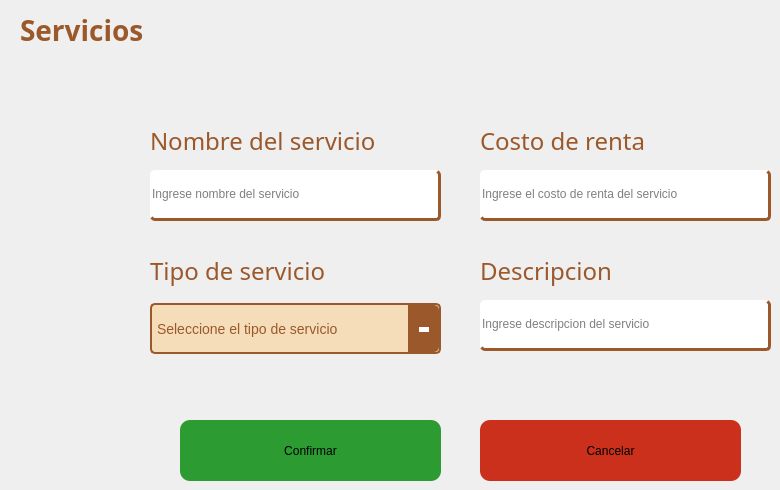
            <widget class="QWidget" name="tab_4">
             <attribute name="title">
              <string>Servicios</string>
             </attribute>
             <widget class="QLabel" name="label_2">
              <property name="geometry">
               <rect>
                <x>20</x>
                <y>10</y>
                <width>251</width>
                <height>41</height>
               </rect>
              </property>
              <property name="font">
               <font>
                <family>Adwaita Sans</family>
                <pointsize>-1</pointsize>
                <bold>true</bold>
               </font>
              </property>
              <property name="styleSheet">
               <string notr="true">color: rgba(155, 88, 43, 1.0);
font-size: 28px;</string>
              </property>
              <property name="text">
               <string>Servicios</string>
              </property>
             </widget>
             <widget class="QLineEdit" name="sNombreSer">
              <property name="geometry">
               <rect>
                <x>150</x>
                <y>170</y>
                <width>291</width>
                <height>51</height>
               </rect>
              </property>
              <property name="styleSheet">
               <string notr="true">color: rgb(0, 0, 0);
border-radius: 5px;
border-bottom: 3px solid rgba(155, 88, 43, 1.0);
border-right: 3px solid  rgba(155, 88, 43, 1.0);</string>
              </property>
              <property name="text">
               <string/>
              </property>
              <property name="placeholderText">
               <string>Ingrese nombre del servicio</string>
              </property>
             </widget>
             <widget class="QPushButton" name="sConfirmar">
              <property name="geometry">
               <rect>
                <x>180</x>
                <y>420</y>
                <width>261</width>
                <height>61</height>
               </rect>
              </property>
              <property name="cursor">
               <cursorShape>PointingHandCursor</cursorShape>
              </property>
              <property name="styleSheet">
               <string notr="true">border-radius: 10px;
background-color: #2B9B32;</string>
              </property>
              <property name="text">
               <string>Confirmar</string>
              </property>
             </widget>
             <widget class="QPushButton" name="sCancelar">
              <property name="geometry">
               <rect>
                <x>480</x>
                <y>420</y>
                <width>261</width>
                <height>61</height>
               </rect>
              </property>
              <property name="cursor">
               <cursorShape>PointingHandCursor</cursorShape>
              </property>
              <property name="styleSheet">
               <string notr="true">border-radius: 10px;
background-color: #CA301B;</string>
              </property>
              <property name="text">
               <string>Cancelar</string>
              </property>
             </widget>
             <widget class="QLineEdit" name="sDescripcion">
              <property name="geometry">
               <rect>
                <x>480</x>
                <y>300</y>
                <width>291</width>
                <height>51</height>
               </rect>
              </property>
              <property name="styleSheet">
               <string notr="true">color: rgb(0, 0, 0);
border-radius: 5px;
border-bottom: 3px solid rgba(155, 88, 43, 1.0);
border-right: 3px solid  rgba(155, 88, 43, 1.0);</string>
              </property>
              <property name="text">
               <string/>
              </property>
              <property name="placeholderText">
               <string>Ingrese descripcion del servicio</string>
              </property>
             </widget>
             <widget class="QLineEdit" name="sCostoRenta">
              <property name="geometry">
               <rect>
                <x>480</x>
                <y>170</y>
                <width>291</width>
                <height>51</height>
               </rect>
              </property>
              <property name="styleSheet">
               <string notr="true">color: rgb(0, 0, 0);
border-radius: 5px;
border-bottom: 3px solid rgba(155, 88, 43, 1.0);
border-right: 3px solid  rgba(155, 88, 43, 1.0);</string>
              </property>
              <property name="text">
               <string/>
              </property>
              <property name="placeholderText">
               <string>Ingrese el costo de renta del servicio</string>
              </property>
             </widget>
             <widget class="QLabel" name="label_3">
              <property name="geometry">
               <rect>
                <x>150</x>
                <y>120</y>
                <width>291</width>
                <height>41</height>
               </rect>
              </property>
              <property name="font">
               <font>
                <family>Adwaita Sans</family>
                <pointsize>18</pointsize>
                <bold>false</bold>
               </font>
              </property>
              <property name="styleSheet">
               <string notr="true">color: rgba(155, 88, 43, 1.0);
</string>
              </property>
              <property name="text">
               <string>Nombre del servicio</string>
              </property>
             </widget>
             <widget class="QLabel" name="label_4">
              <property name="geometry">
               <rect>
                <x>150</x>
                <y>250</y>
                <width>291</width>
                <height>41</height>
               </rect>
              </property>
              <property name="font">
               <font>
                <family>Adwaita Sans</family>
                <pointsize>18</pointsize>
                <bold>false</bold>
               </font>
              </property>
              <property name="styleSheet">
               <string notr="true">color: rgba(155, 88, 43, 1.0);
</string>
              </property>
              <property name="text">
               <string>Tipo de servicio</string>
              </property>
             </widget>
             <widget class="QLabel" name="label_5">
              <property name="geometry">
               <rect>
                <x>480</x>
                <y>250</y>
                <width>291</width>
                <height>41</height>
               </rect>
              </property>
              <property name="font">
               <font>
                <family>Adwaita Sans</family>
                <pointsize>18</pointsize>
                <bold>false</bold>
               </font>
              </property>
              <property name="styleSheet">
               <string notr="true">color: rgba(155, 88, 43, 1.0);
</string>
              </property>
              <property name="text">
               <string>Descripcion</string>
              </property>
             </widget>
             <widget class="QLabel" name="label_6">
              <property name="geometry">
               <rect>
                <x>480</x>
                <y>120</y>
                <width>291</width>
                <height>41</height>
               </rect>
              </property>
              <property name="font">
               <font>
                <family>Adwaita Sans</family>
                <pointsize>18</pointsize>
                <bold>false</bold>
               </font>
              </property>
              <property name="styleSheet">
               <string notr="true">color: rgba(155, 88, 43, 1.0);
</string>
              </property>
              <property name="text">
               <string>Costo de renta</string>
              </property>
             </widget>
             <widget class="QComboBox" name="sTipoServicio">
              <property name="geometry">
               <rect>
                <x>150</x>
                <y>303</y>
                <width>291</width>
                <height>51</height>
               </rect>
              </property>
              <property name="cursor">
               <cursorShape>PointingHandCursor</cursorShape>
              </property>
              <property name="contextMenuPolicy">
               <enum>Qt::ContextMenuPolicy::ActionsContextMenu</enum>
              </property>
              <property name="styleSheet">
               <string notr="true">QComboBox {
    background-color: #f5ddb9; 
    color: #9b582b;         
    border: 2px solid #9b582b; 
    border-radius: 5px;  
    padding: 5px; 
    font-size: 14px;
    font-family: &quot;Adwaita Sans&quot;; 
}


QComboBox:hover {
    border: 2px solid #c7837c; 
    background-color: #fff0d9; 
}


QComboBox:on { 
    border-bottom-left-radius: 0px;
    border-bottom-right-radius: 0px;
}


QComboBox::drop-down {
    subcontrol-origin: padding;
    subcontrol-position: top right;
    width: 30px;
    border-left-width: 1px;
    border-left-color: #9b582b;
    border-left-style: solid;
    border-top-right-radius: 5px;
    border-bottom-right-radius: 5px;
    background-color: #9b582b;
}

QComboBox::down-arrow {
    width: 0; 
    height: 0; 
    border-left: 5px solid transparent;
    border-right: 5px solid transparent;
    border-top: 5px solid white; 
    margin-top: 2px;
}

QComboBox QAbstractItemView {
    background-color: #f5ddb9; 
    color: #5c3519;    
    border: 1px solid #9b582b;
    selection-background-color: #9b582b; 
    selection-color: white; 
    outline: 0px;  
}</string>
              </property>
              <property name="placeholderText">
               <string>Seleccione el tipo de servicio</string>
              </property>
             </widget>
            </widget>
